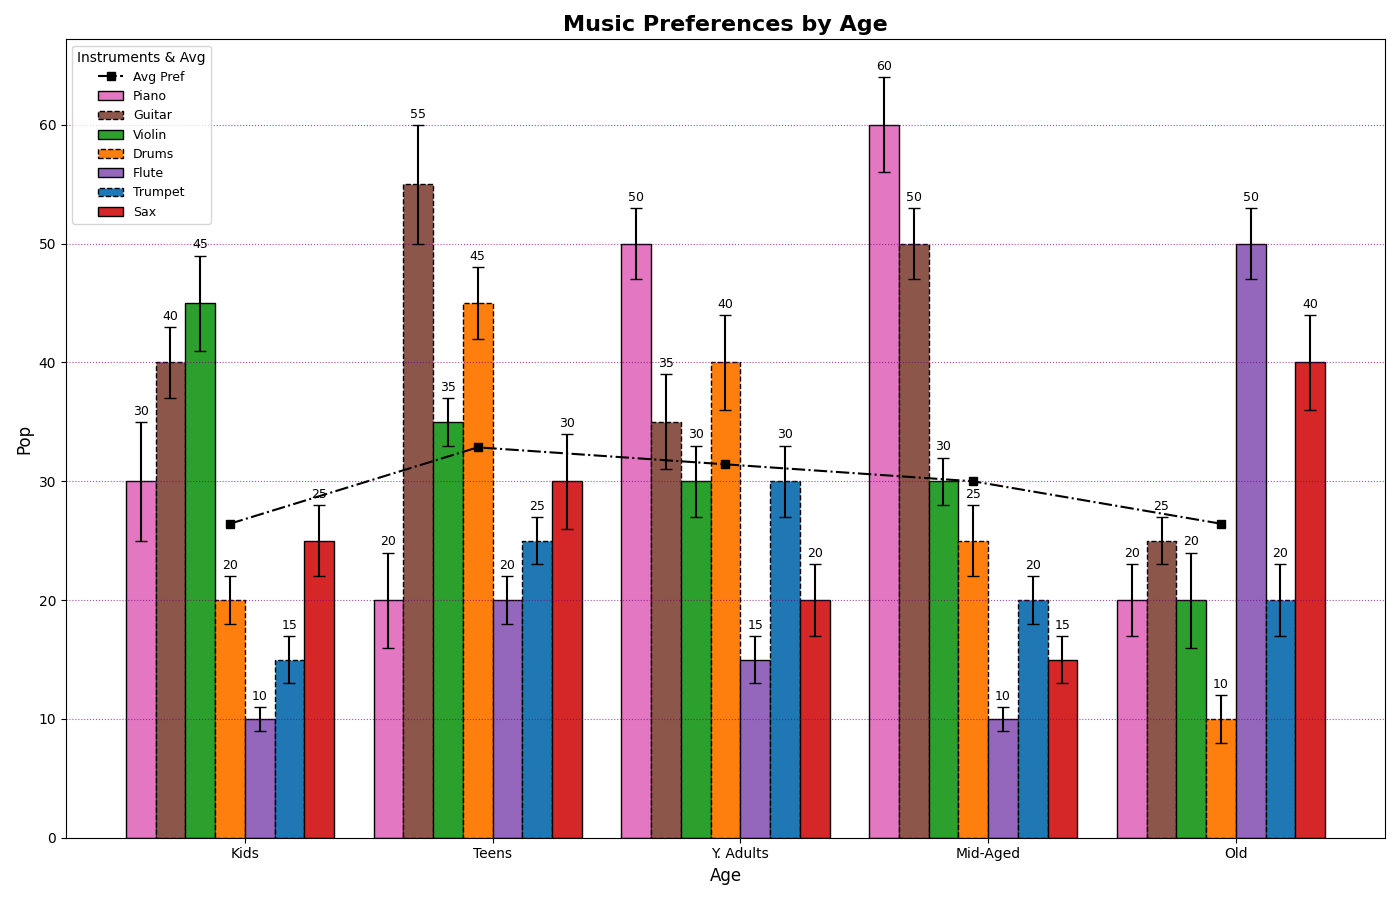

This figure's Python source:
import matplotlib.pyplot as plt
import numpy as np

age_grps = ['Kids', 'Teens', 'Y. Adults', 'Mid-Aged', 'Old']
instruments = ['Piano', 'Guitar', 'Violin', 'Drums', 'Flute', 'Trumpet', 'Sax']

preferences = np.array([
    [30, 40, 45, 20, 10, 15, 25],
    [20, 55, 35, 45, 20, 25, 30],
    [50, 35, 30, 40, 15, 30, 20],
    [60, 50, 30, 25, 10, 20, 15],
    [20, 25, 20, 10, 50, 20, 40]
])

std_devs = np.array([
    [5, 3, 4, 2, 1, 2, 3],
    [4, 5, 2, 3, 2, 2, 4],
    [3, 4, 3, 4, 2, 3, 3],
    [4, 3, 2, 3, 1, 2, 2],
    [3, 2, 4, 2, 3, 3, 4]
])

fig, ax = plt.subplots(figsize=(14, 9))

bar_width = 0.12
indices = np.arange(len(age_grps))

colors = ['#e377c2', '#8c564b', '#2ca02c', '#ff7f0e', '#9467bd', '#1f77b4', '#d62728']

for i, instrument in enumerate(instruments):
    bar = ax.bar(
        indices + i * bar_width, 
        preferences[:, i], 
        width=bar_width, 
        yerr=std_devs[:, i], 
        label=instrument, 
        color=colors[i],
        capsize=4,
        edgecolor='k',
        linestyle='-' if i % 2 == 0 else '--'
    )
    ax.bar_label(bar, label_type='edge', padding=3, fontsize=9)

ax.set_xlabel('Age', fontsize=12)
ax.set_ylabel('Pop', fontsize=12)
ax.set_title('Music Preferences by Age', fontsize=16, fontweight='bold')
ax.set_xticks(indices + bar_width * (len(instruments) / 2))
ax.set_xticklabels(age_grps, fontsize=10)

average_preferences = preferences.mean(axis=1)
ax.plot(indices + bar_width * (len(instruments) / 2 - 0.5), average_preferences, label='Avg Pref', color='black', linestyle='-.', marker='s')

ax.legend(title='Instruments & Avg', fontsize=9, loc='upper left')

ax.yaxis.grid(True, linestyle=':', which='major', color='purple', alpha=0.7)

plt.tight_layout()
plt.show()
